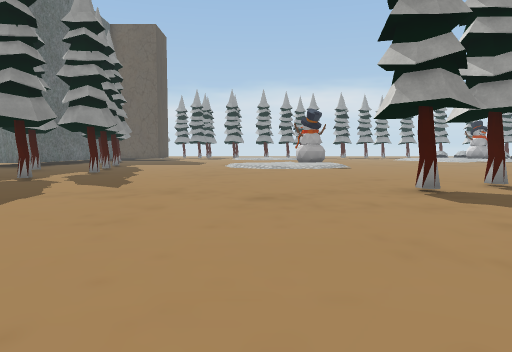
[1] (above)

18 first-person views from a walk through a 3-D level made in the Unity game engine. The camera is 1.4 m above the floor, tilts 4° down and sees 70° across. The floor is counted in squares, 2 m on a side. Each view is taken from the middle of a square. On the plan, view 1 faces up. The plan holds only what a view shows up to about 11 squares ahead; the rest is blank. The place goes on beyond the plan. Some animated figures are left out. Some surface patterns are stand-ins.

[2]
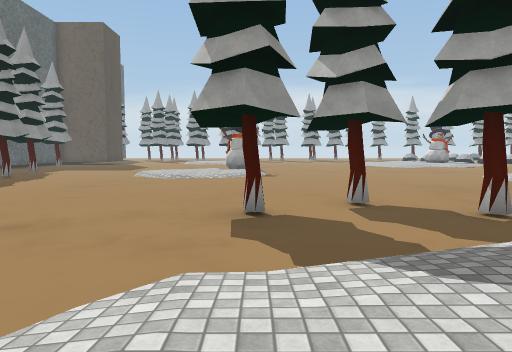

[3]
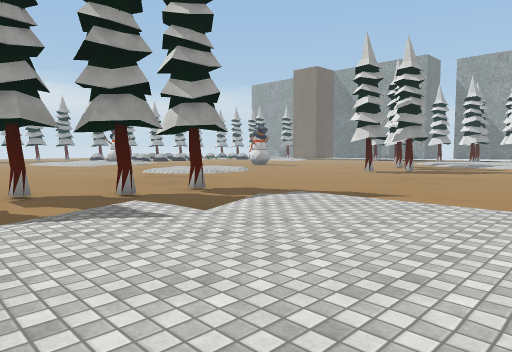

[4]
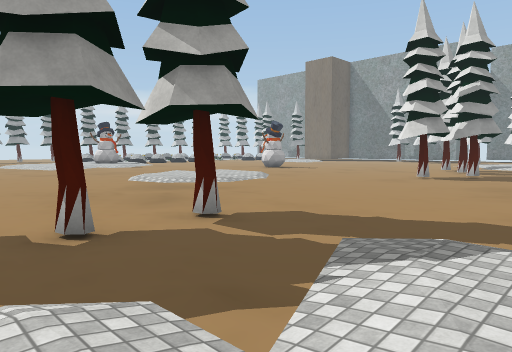

[5]
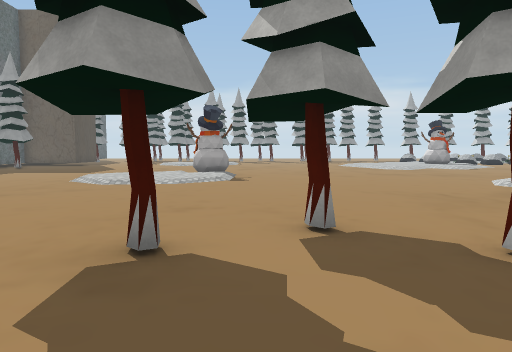

[6]
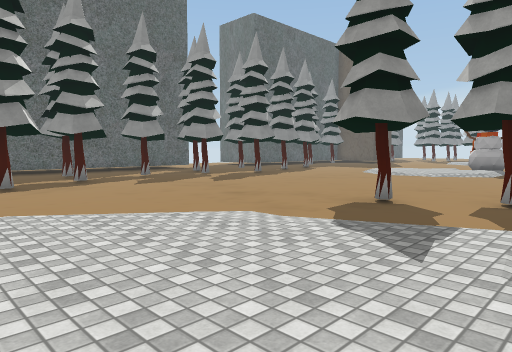

[7]
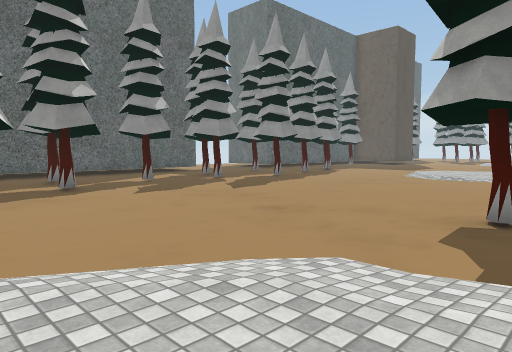

[8]
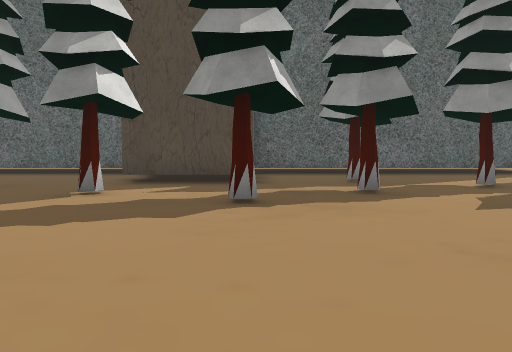

[9]
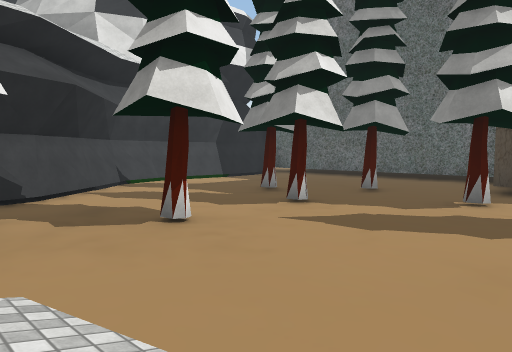

[10]
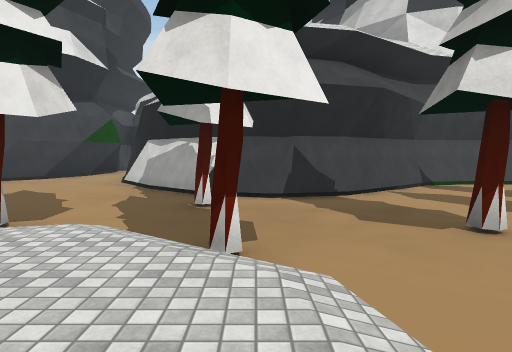

[11]
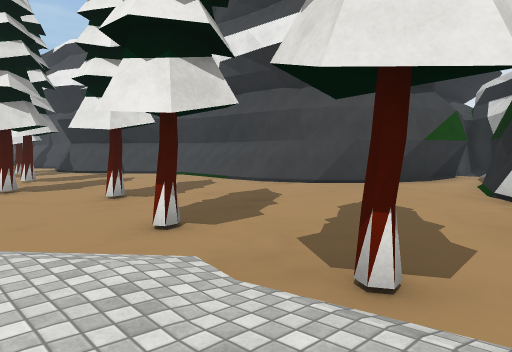

[12]
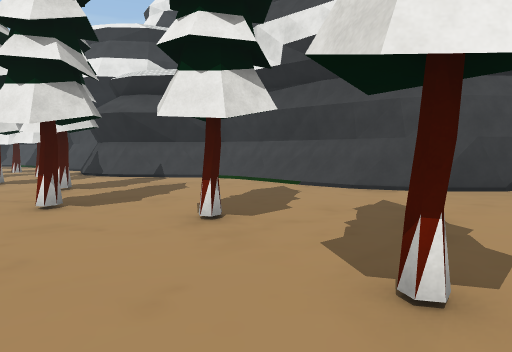

[13]
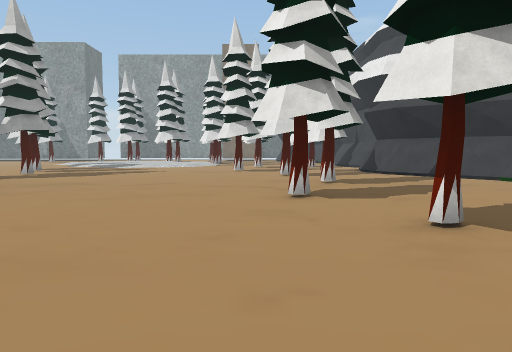

[14]
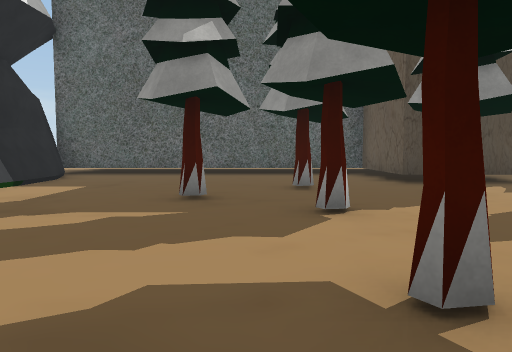

[15]
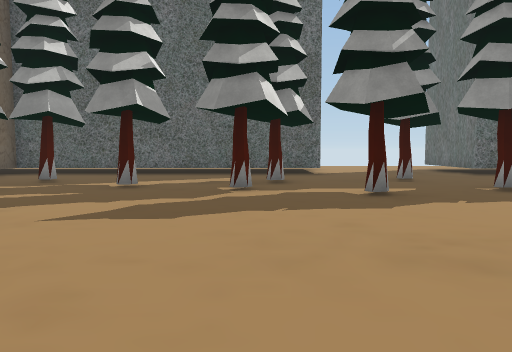

[16]
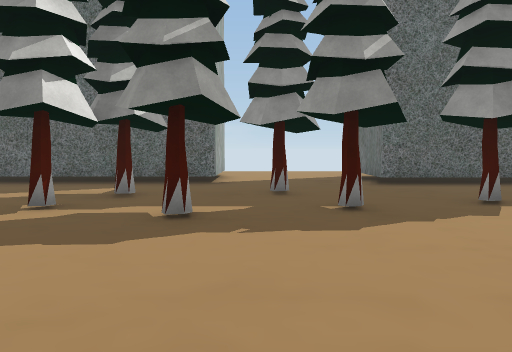

[17]
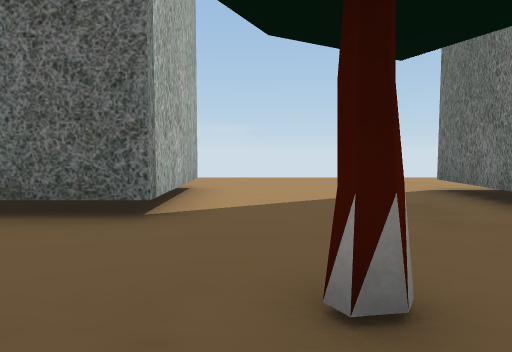

[18]
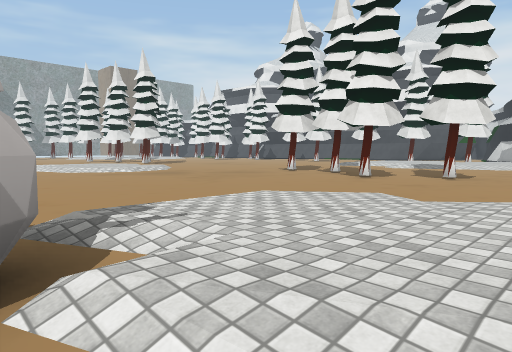

### Floor plan
Key: @ floor where view 1 was taken; # wall or solid block; . main floor; : floor 0.25 m higher than the main floor; + floor 0.5 m higher than the main floor; / step, stairs or slope; O other object.
Columns run from 15 left of view 1 to 18 right of it. Each row starts with its distance up from view 1.
 16  ..###...#.    ..OO
 15  ...........   /+//.....
 14 ............../+++/........
 13 .......#..#.../+++/......./
 12 ...............///......./+
 11 ...###....#............../+
 10      #.................../++/
  9      #..#.................//..
  8      #.........................
  7      #..............#...........
  6      #...#........#..#.#.........
  5      #............................
  4      #..#.#........///./..........
  3      #...........//++///..........
  2      ####..#...../++++++ .........
  1       ###......./+++++++ .........
  0      ####......@/++++++/..........
 -1      #....#....../+++++/..........
 -2      #...........#/+://...........
 -3      #...#..#.#..../#..#....#.....
 -4      #....................#....#..
 -5      #.....#......#...............
 -6      #............................
 -7      #.........####...............
 -8      #........##  ##.............#
 -9      #.########    ##.....########
-10      ###  ##        ##...##  #
-11                      #..##
-12                      #.##
-13                      #.#

Positions as (right, up) in squares from view 1, and headings:
1: (0, 0), facing up
2: (3, 1), facing up
3: (3, -1), facing up-right
4: (5, 2), facing up-right
5: (4, 3), facing up
6: (6, 0), facing up-left
7: (4, 1), facing up-left
8: (1, 2), facing left
9: (2, 1), facing down-left
10: (2, 1), facing down
11: (4, -1), facing down-right
12: (7, -1), facing down-right
13: (7, -2), facing right
14: (1, -4), facing left
15: (1, 9), facing left
16: (0, 12), facing left
17: (-6, 12), facing left
18: (0, 16), facing down-right
